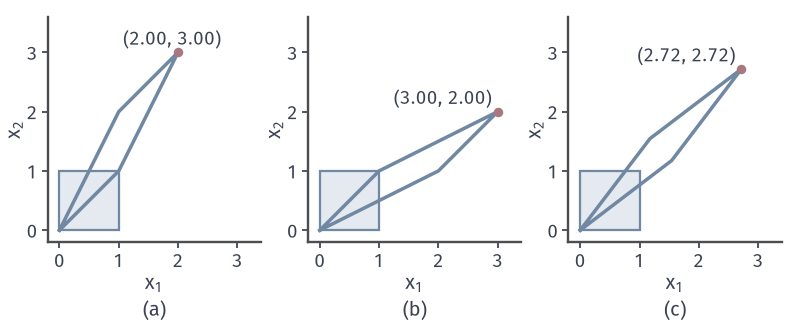

Source code (Python):
from pathlib import Path
import sys
ROOT = next(p for p in Path(__file__).resolve().parents if (p/'build.sh').is_file() and (p/'tex/book.tex').is_file())
sys.path.insert(0, str(ROOT/'figures/06-differential-equations/01-ordinary-differential-equations/matplotlib/lde-common'))
from lde_common import *
HERE = Path(__file__).resolve().parent
# 目标：两段常系数切换的先后顺序影响结果；对单位正方形比较三种矩阵的像。
A1 = np.array([[0., 1], [0, 0]]); A2 = np.array([[0., 0], [1, 0]])
Ms = (expm(A2)@expm(A1), expm(A1)@expm(A2), expm(A1+A2))
print([m.round(4).tolist() for m in Ms])
fig, axes = figure(width_mm=112, height_mm=46, ncols=3)
panel(fig, .06, .985, .97, .23, .22)
sq = np.array([[0, 1, 1, 0, 0], [0, 0, 1, 1, 0]], float)
for ax, M in zip(axes, Ms):
    ax.fill(sq[0], sq[1], facecolor=BLUE_FILL, edgecolor=BLUE, lw=.9, zorder=2)
    p = M@sq
    ax.plot(p[0], p[1], color=GREEN if ax is axes[2] and 0 else BLUE, lw=MAIN, zorder=3)
    q = M@np.array([1., 1])
    ax.plot(*q, 'o', ms=3.8, color=RED, mew=0, zorder=5)
    ax.text(q[0]-.1, q[1]+.13, f'({q[0]:.2f}, {q[1]:.2f})', ha='right' if q[0] > 2 else 'center', fontsize=7.5)
    ax.set_aspect('equal'); ax.set_xlim(-.2, 3.4); ax.set_ylim(-.2, 3.6); ax.set_xticks([0, 1, 2, 3]); ax.set_yticks([0, 1, 2, 3]); label(ax, '$x_1$', '$x_2$')
tags(fig, axes)
save(fig, HERE, 'figure', {'A1': A1.tolist(), 'A2': A2.tolist(), 'matrices': [m.tolist() for m in Ms]})
